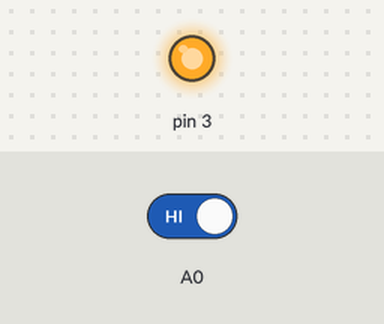
Simulated run of this sketch. Board: Arduino Uno, built with avr-gcc and run on an emulated ATmega328P. Shown: output pins drawn as LEDs (lit = HIGH). Inputs (shaded band) come from the test bench; at power-on: A0 HIGH.

Above: at 1.2 s.
1.3 s: A0 driven LOW
At 2.2 s:
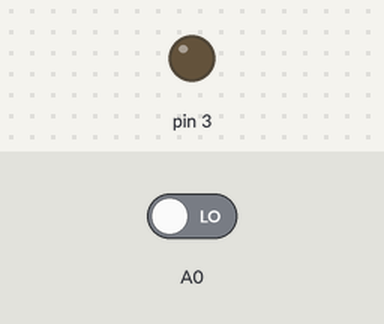
2.8 s: A0 driven HIGH
At 3.4 s:
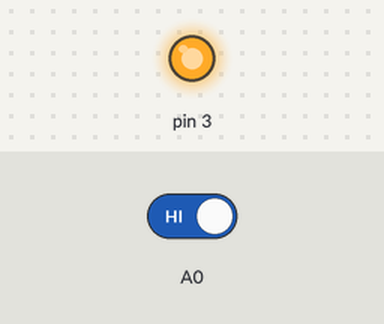
Timing chart, 0 to 5.8 s (numbered marks = the images above; inputs shaded):
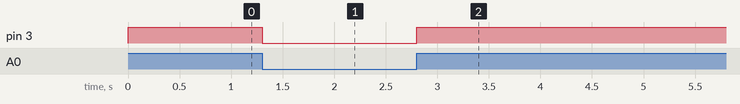

Measured:
- after the input at 1.3 s, pin 3: HIGH → LOW at once
- after the input at 2.8 s, pin 3: LOW → HIGH at once

The sketch:

LDR.ino
```cpp
void setup() {
  pinMode(3,OUTPUT);
  pinMode(A0,INPUT);
}

void loop() {
 if(digitalRead(A0) == LOW){
  digitalWrite(3,LOW);
  delay(10);
 }
 else{
  digitalWrite(3,HIGH);
 }
}
```
